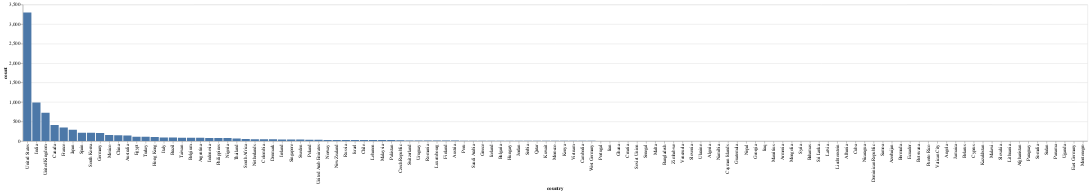

Here is the notebook cell this chart was saved with:
### Code cell
# Creata a bar chart using altair
alt.Chart(df_countries_count).mark_bar().encode(
    x=alt.X('country', sort= '-y'),
    y='count'
).interactive()

### Figure 1 — Vega-Lite specification as saved in the notebook (floating-point values rounded to 4 significant figures)
{"config": {"view": {"continuousWidth": 400, "continuousHeight": 300}}, "data": {"name": "data-ad20bf3af7f6f43745247d0f8468610c"}, "mark": "bar", "encoding": {"x": {"type": "nominal", "field": "country", "sort": "-y"}, "y": {"type": "quantitative", "field": "count"}}, "selection": {"selector011": {"type": "interval", "bind": "scales", "encodings": ["x", "y"]}}, "$schema": "https://vega.github.io/schema/vega-lite/v4.8.1.json", "datasets": {"data-ad20bf3af7f6f43745247d0f8468610c": [{"country": "Brazil", "count": 88.0}, {"country": "Mexico", "count": 154.0}, {"country": "Singapore", "count": 39.0}, {"country": "United States", "count": 3297.0}, {"country": "Turkey", "count": 108.0}, {"country": "Egypt", "count": 110.0}, {"country": "India", "count": 990.0}, {"country": "Poland", "count": 36.0}, {"country": "Thailand", "count": 65.0}, {"country": "Nigeria", "count": 76.0}, {"country": "Norway", "count": 29.0}, {"country": "Iceland", "count": 9.0}, {"country": "United Kingdom", "count": 723.0}, {"country": "Japan", "count": 287.0}, {"country": "South Korea", "count": 212.0}, {"country": "Italy", "count": 90.0}, {"country": "Canada", "count": 412.0}, {"country": "Indonesia", "count": 80.0}, {"country": "Romania", "count": 12.0}, {"country": "Spain", "count": 215.0}, {"country": "South Africa", "count": 54.0}, {"country": "France", "count": 349.0}, {"country": "Portugal", "count": 4.0}, {"country": "Hong Kong", "count": 102.0}, {"country": "China", "count": 147.0}, {"country": "Germany", "count": 204.0}, {"country": "Argentina", "count": 82.0}, {"country": "Serbia", "count": 7.0}, {"country": "Denmark", "count": 44.0}, {"country": "Kenya", "count": 5.0}, {"country": "New Zealand", "count": 28.0}, {"country": "Pakistan", "count": 24.0}, {"country": "Australia", "count": 144.0}, {"country": "Taiwan", "count": 85.0}, {"country": "Netherlands", "count": 45.0}, {"country": "Philippines", "count": 78.0}, {"country": "United Arab Emirates", "count": 34.0}, {"country": "Iran", "count": 4.0}, {"country": "Belgium", "count": 85.0}, {"country": "Israel", "count": 26.0}, {"country": "Uruguay", "count": 14.0}, {"country": "Bulgaria", "count": 9.0}, {"country": "Chile", "count": 26.0}, {"country": "Russia", "count": 27.0}, {"country": "Mauritius", "count": 1.0}, {"country": "Lebanon", "count": 26.0}, {"country": "Colombia", "count": 45.0}, {"country": "Algeria", "count": 2.0}, {"country": "Soviet Union", "count": 3.0}, {"country": "Sweden", "count": 39.0}, {"country": "Malaysia", "count": 26.0}, {"country": "Ireland", "count": 40.0}, {"country": "Luxembourg", "count": 11.0}, {"country": "Finland", "count": 11.0}, {"country": "Austria", "count": 11.0}, {"country": "Peru", "count": 10.0}, {"country": "Senegal", "count": 3.0}, {"country": "Switzerland", "count": 17.0}, {"country": "Ghana", "count": 4.0}, {"country": "Saudi Arabia", "count": 10.0}, {"country": "Armenia", "count": 1.0}, {"country": "Jordan", "count": 8.0}, {"country": "Mongolia", "count": 1.0}, {"country": "Namibia", "count": 2.0}, {"country": "Qatar", "count": 7.0}, {"country": "Vietnam", "count": 5.0}, {"country": "Syria", "count": 1.0}, {"country": "Kuwait", "count": 7.0}, {"country": "Malta", "count": 3.0}, {"country": "Czech Republic", "count": 20.0}, {"country": "Bahamas", "count": 1.0}, {"country": "Sri Lanka", "count": 1.0}, {"country": "Cayman Islands", "count": 2.0}, {"country": "Bangladesh", "count": 3.0}, {"country": "Zimbabwe", "count": 3.0}, {"country": "Hungary", "count": 9.0}, {"country": "Latvia", "count": 1.0}, {"country": "Liechtenstein", "count": 1.0}, {"country": "Venezuela", "count": 3.0}, {"country": "Morocco", "count": 6.0}, {"country": "Cambodia", "count": 5.0}, {"country": "Albania", "count": 1.0}, {"country": "Cuba", "count": 1.0}, {"country": "Nicaragua", "count": 1.0}, {"country": "Greece", "count": 10.0}, {"country": "Croatia", "count": 4.0}, {"country": "Guatemala", "count": 2.0}, {"country": "West Germany", "count": 5.0}, {"country": "Slovenia", "count": 3.0}, {"country": "Dominican Republic", "count": 1.0}, {"country": "Nepal", "count": 2.0}, {"country": "Samoa", "count": 1.0}, {"country": "Azerbaijan", "count": 1.0}, {"country": "Bermuda", "count": 1.0}, {"country": "Ecuador", "count": 1.0}, {"country": "Georgia", "count": 2.0}, {"country": "Botswana", "count": 1.0}, {"country": "Puerto Rico", "count": 1.0}, {"country": "Iraq", "count": 2.0}, {"country": "Vatican City", "count": 1.0}, {"country": "Angola", "count": 1.0}, {"country": "Ukraine", "count": 3.0}, {"country": "Jamaica", "count": 1.0}, {"country": "Belarus", "count": 1.0}, {"country": "Cyprus", "count": 1.0}, {"country": "Kazakhstan", "count": 1.0}, {"country": "Malawi", "count": 1.0}, {"country": "Slovakia", "count": 1.0}, {"country": "Lithuania", "count": 1.0}, {"country": "Afghanistan", "count": 1.0}, {"country": "Paraguay", "count": 1.0}, {"country": "Somalia", "count": 1.0}, {"country": "Sudan", "count": 1.0}, {"country": "Panama", "count": 1.0}, {"country": "Uganda", "count": 1.0}, {"country": "East Germany", "count": 1.0}, {"country": "Montenegro", "count": 1.0}]}}
